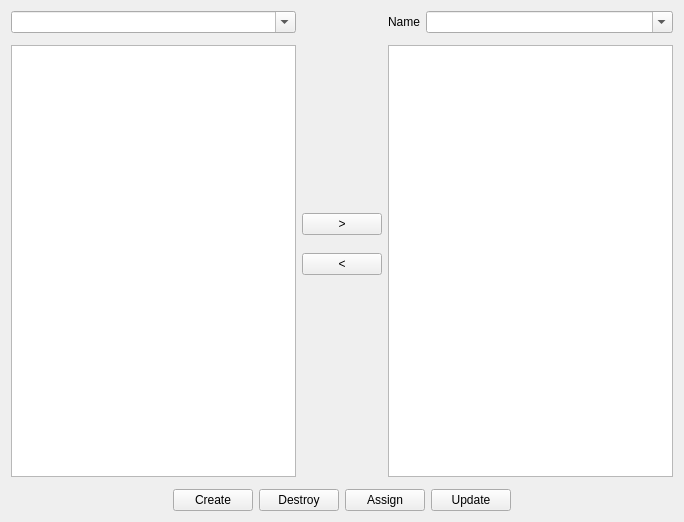
<?xml version="1.0" encoding="UTF-8"?>
<ui version="4.0">
 <class>WidgetCreator</class>
 <widget class="QFrame" name="WidgetCreator">
  <property name="geometry">
   <rect>
    <x>0</x>
    <y>0</y>
    <width>684</width>
    <height>522</height>
   </rect>
  </property>
  <property name="windowTitle">
   <string>Frame</string>
  </property>
  <property name="frameShape">
   <enum>QFrame::NoFrame</enum>
  </property>
  <property name="frameShadow">
   <enum>QFrame::Plain</enum>
  </property>
  <layout class="QVBoxLayout" name="verticalLayout">
   <item>
    <widget class="QFrame" name="frame">
     <property name="frameShape">
      <enum>QFrame::NoFrame</enum>
     </property>
     <property name="frameShadow">
      <enum>QFrame::Raised</enum>
     </property>
     <layout class="QHBoxLayout" name="horizontalLayout">
      <property name="leftMargin">
       <number>0</number>
      </property>
      <property name="topMargin">
       <number>0</number>
      </property>
      <property name="rightMargin">
       <number>0</number>
      </property>
      <property name="bottomMargin">
       <number>0</number>
      </property>
      <item>
       <widget class="QFrame" name="frame_2">
        <property name="frameShape">
         <enum>QFrame::NoFrame</enum>
        </property>
        <property name="frameShadow">
         <enum>QFrame::Raised</enum>
        </property>
        <layout class="QVBoxLayout" name="verticalLayout_2">
         <property name="leftMargin">
          <number>0</number>
         </property>
         <property name="topMargin">
          <number>0</number>
         </property>
         <property name="rightMargin">
          <number>0</number>
         </property>
         <property name="bottomMargin">
          <number>0</number>
         </property>
         <item>
          <widget class="QFrame" name="frame_6">
           <property name="frameShape">
            <enum>QFrame::NoFrame</enum>
           </property>
           <property name="frameShadow">
            <enum>QFrame::Raised</enum>
           </property>
           <layout class="QHBoxLayout" name="horizontalLayout_4">
            <property name="leftMargin">
             <number>0</number>
            </property>
            <property name="topMargin">
             <number>0</number>
            </property>
            <property name="rightMargin">
             <number>0</number>
            </property>
            <property name="bottomMargin">
             <number>6</number>
            </property>
            <item>
             <widget class="QComboBox" name="categories_combobox">
              <property name="sizePolicy">
               <sizepolicy hsizetype="Preferred" vsizetype="Fixed">
                <horstretch>3</horstretch>
                <verstretch>0</verstretch>
               </sizepolicy>
              </property>
              <property name="editable">
               <bool>true</bool>
              </property>
             </widget>
            </item>
           </layout>
          </widget>
         </item>
         <item>
          <widget class="ActionList" name="offered_actions"/>
         </item>
        </layout>
       </widget>
      </item>
      <item alignment="Qt::AlignHCenter|Qt::AlignVCenter">
       <widget class="QFrame" name="frame_5">
        <property name="sizePolicy">
         <sizepolicy hsizetype="Maximum" vsizetype="Maximum">
          <horstretch>0</horstretch>
          <verstretch>0</verstretch>
         </sizepolicy>
        </property>
        <property name="frameShape">
         <enum>QFrame::NoFrame</enum>
        </property>
        <property name="frameShadow">
         <enum>QFrame::Raised</enum>
        </property>
        <layout class="QVBoxLayout" name="verticalLayout_4">
         <property name="spacing">
          <number>18</number>
         </property>
         <property name="leftMargin">
          <number>0</number>
         </property>
         <property name="topMargin">
          <number>0</number>
         </property>
         <property name="rightMargin">
          <number>0</number>
         </property>
         <property name="bottomMargin">
          <number>0</number>
         </property>
         <item>
          <widget class="QPushButton" name="add_button">
           <property name="sizePolicy">
            <sizepolicy hsizetype="Maximum" vsizetype="Fixed">
             <horstretch>0</horstretch>
             <verstretch>0</verstretch>
            </sizepolicy>
           </property>
           <property name="text">
            <string>&gt;</string>
           </property>
           <property name="iconSize">
            <size>
             <width>32</width>
             <height>32</height>
            </size>
           </property>
          </widget>
         </item>
         <item>
          <widget class="QPushButton" name="remove_button">
           <property name="sizePolicy">
            <sizepolicy hsizetype="Minimum" vsizetype="Fixed">
             <horstretch>0</horstretch>
             <verstretch>0</verstretch>
            </sizepolicy>
           </property>
           <property name="text">
            <string>&lt;</string>
           </property>
           <property name="iconSize">
            <size>
             <width>32</width>
             <height>32</height>
            </size>
           </property>
          </widget>
         </item>
        </layout>
       </widget>
      </item>
      <item>
       <widget class="QFrame" name="widget_list">
        <property name="frameShape">
         <enum>QFrame::NoFrame</enum>
        </property>
        <property name="frameShadow">
         <enum>QFrame::Raised</enum>
        </property>
        <layout class="QVBoxLayout" name="verticalLayout_3">
         <property name="leftMargin">
          <number>0</number>
         </property>
         <property name="topMargin">
          <number>0</number>
         </property>
         <property name="rightMargin">
          <number>0</number>
         </property>
         <property name="bottomMargin">
          <number>0</number>
         </property>
         <item>
          <widget class="QFrame" name="frame_3">
           <property name="frameShape">
            <enum>QFrame::NoFrame</enum>
           </property>
           <property name="frameShadow">
            <enum>QFrame::Raised</enum>
           </property>
           <layout class="QHBoxLayout" name="horizontalLayout_3">
            <property name="leftMargin">
             <number>0</number>
            </property>
            <property name="topMargin">
             <number>0</number>
            </property>
            <property name="rightMargin">
             <number>0</number>
            </property>
            <property name="bottomMargin">
             <number>6</number>
            </property>
            <item>
             <widget class="QLabel" name="label">
              <property name="sizePolicy">
               <sizepolicy hsizetype="Maximum" vsizetype="Preferred">
                <horstretch>0</horstretch>
                <verstretch>0</verstretch>
               </sizepolicy>
              </property>
              <property name="text">
               <string>Name</string>
              </property>
             </widget>
            </item>
            <item>
             <widget class="QComboBox" name="combo">
              <property name="editable">
               <bool>true</bool>
              </property>
             </widget>
            </item>
           </layout>
          </widget>
         </item>
         <item>
          <widget class="ActionList" name="chosen_actions"/>
         </item>
        </layout>
       </widget>
      </item>
     </layout>
    </widget>
   </item>
   <item alignment="Qt::AlignHCenter">
    <widget class="QFrame" name="button_frame">
     <property name="frameShape">
      <enum>QFrame::NoFrame</enum>
     </property>
     <property name="frameShadow">
      <enum>QFrame::Raised</enum>
     </property>
     <layout class="QHBoxLayout" name="horizontalLayout_2">
      <property name="leftMargin">
       <number>0</number>
      </property>
      <property name="topMargin">
       <number>6</number>
      </property>
      <property name="rightMargin">
       <number>0</number>
      </property>
      <property name="bottomMargin">
       <number>0</number>
      </property>
      <item>
       <widget class="QPushButton" name="create_button">
        <property name="sizePolicy">
         <sizepolicy hsizetype="Maximum" vsizetype="Fixed">
          <horstretch>0</horstretch>
          <verstretch>0</verstretch>
         </sizepolicy>
        </property>
        <property name="text">
         <string>Create</string>
        </property>
       </widget>
      </item>
      <item>
       <widget class="QPushButton" name="destroy_button">
        <property name="sizePolicy">
         <sizepolicy hsizetype="Maximum" vsizetype="Fixed">
          <horstretch>0</horstretch>
          <verstretch>0</verstretch>
         </sizepolicy>
        </property>
        <property name="text">
         <string>Destroy</string>
        </property>
       </widget>
      </item>
      <item>
       <widget class="QPushButton" name="assign_button">
        <property name="text">
         <string>Assign</string>
        </property>
       </widget>
      </item>
      <item>
       <widget class="QPushButton" name="update_button">
        <property name="text">
         <string>Update</string>
        </property>
       </widget>
      </item>
     </layout>
    </widget>
   </item>
  </layout>
 </widget>
 <customwidgets>
  <customwidget>
   <class>ActionList</class>
   <extends>QListWidget</extends>
   <header>actionlist.h</header>
  </customwidget>
 </customwidgets>
 <resources/>
 <connections/>
</ui>
